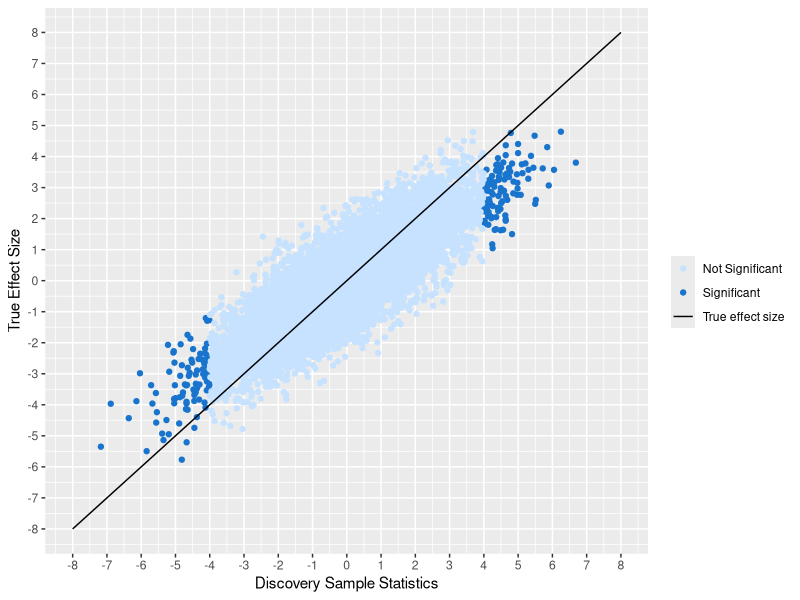
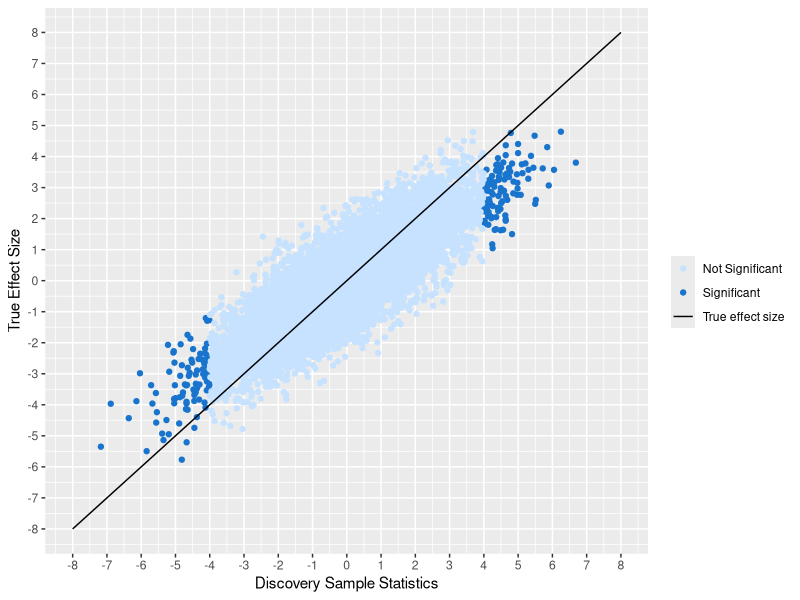

R code for these plots, in order:
library(tidyverse)
library(MASS)
library(ggplot2)
library(dplyr)
library(plyr)
library(reshape2)

tempSd<-sqrt(2)
N=10000
sampleSize=10000
lambda <- rnorm(n=N, mean=0, sd=tempSd)

results<-matrix(nrow=N, ncol=3)

for(i in 1:N){
  results[i,1] = lambda[i]
  results[i,c(2,3)] <- rnorm(n=2,mean=lambda[i],sd=1)
}

results.data=as.data.frame(results)
colnames(results.data)=c("lambda", "s1", "s2")

true_lambda <- function(lambda){
  return(lambda)
}


s1VSlambda<-ggplot()+
  geom_point(data = filter(results.data,s1>4 | s1<(-4)),mapping = aes(x = s1, y = lambda,color="Significant"))+
  geom_point(data = filter(results.data,s1<4 & s1>(-4)),mapping = aes(x = s1, y = lambda,color="Not Significant"))+
  scale_y_continuous(breaks=seq(-8, 8, 1), limits=c(-8,8))+
  scale_x_continuous(breaks=seq(-8, 8, 1), limits=c(-8, 8))+
  xlab("Discovery Sample Statistics")+ylab("True Effect Size")+
  labs(colour="Legend")+
  stat_function(fun=true_lambda,geom="line",aes(color="True effect size"))+
  scale_colour_manual(name='',values=c("Significant"="dodgerblue3","Not Significant"="slategray1","True effect size"="black"))
s1VSlambda
ggsave(filename="figure1.jpg")
